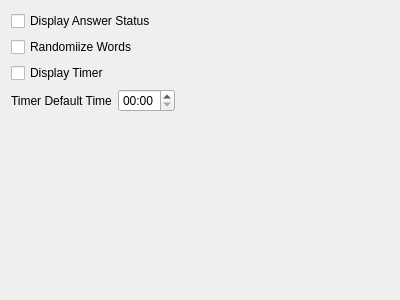
<?xml version="1.0" encoding="UTF-8"?>
<ui version="4.0">
 <class>SettingsWidgetQuiz</class>
 <widget class="QWidget" name="SettingsWidgetQuiz">
  <property name="geometry">
   <rect>
    <x>0</x>
    <y>0</y>
    <width>400</width>
    <height>300</height>
   </rect>
  </property>
  <property name="windowTitle">
   <string>Frame</string>
  </property>
  <layout class="QVBoxLayout" name="verticalLayout">
   <item>
    <layout class="QHBoxLayout" name="horizontalLayout_3">
     <item>
      <widget class="QCheckBox" name="chDisplayAnserStatus">
       <property name="text">
        <string>Display Answer Status</string>
       </property>
      </widget>
     </item>
     <item>
      <spacer name="horizontalSpacer_2">
       <property name="orientation">
        <enum>Qt::Horizontal</enum>
       </property>
       <property name="sizeHint" stdset="0">
        <size>
         <width>40</width>
         <height>20</height>
        </size>
       </property>
      </spacer>
     </item>
    </layout>
   </item>
   <item>
    <layout class="QHBoxLayout" name="horizontalLayout_4">
     <item>
      <widget class="QCheckBox" name="chRandomiizeWords">
       <property name="text">
        <string>Randomiize Words</string>
       </property>
      </widget>
     </item>
     <item>
      <spacer name="horizontalSpacer_4">
       <property name="orientation">
        <enum>Qt::Horizontal</enum>
       </property>
       <property name="sizeHint" stdset="0">
        <size>
         <width>40</width>
         <height>20</height>
        </size>
       </property>
      </spacer>
     </item>
    </layout>
   </item>
   <item>
    <layout class="QHBoxLayout" name="horizontalLayout">
     <item>
      <widget class="QCheckBox" name="chDisplayTimer">
       <property name="text">
        <string>Display Timer</string>
       </property>
      </widget>
     </item>
     <item>
      <spacer name="horizontalSpacer">
       <property name="orientation">
        <enum>Qt::Horizontal</enum>
       </property>
       <property name="sizeHint" stdset="0">
        <size>
         <width>40</width>
         <height>20</height>
        </size>
       </property>
      </spacer>
     </item>
    </layout>
   </item>
   <item>
    <layout class="QHBoxLayout" name="horizontalLayout_2">
     <item>
      <widget class="QLabel" name="label">
       <property name="text">
        <string>Timer Default Time</string>
       </property>
      </widget>
     </item>
     <item>
      <widget class="QTimeEdit" name="teTimerDefaultTime">
       <property name="displayFormat">
        <string>HH:mm</string>
       </property>
       <property name="time">
        <time>
         <hour>0</hour>
         <minute>0</minute>
         <second>0</second>
        </time>
       </property>
      </widget>
     </item>
     <item>
      <spacer name="horizontalSpacer_3">
       <property name="orientation">
        <enum>Qt::Horizontal</enum>
       </property>
       <property name="sizeHint" stdset="0">
        <size>
         <width>40</width>
         <height>20</height>
        </size>
       </property>
      </spacer>
     </item>
    </layout>
   </item>
   <item>
    <spacer name="verticalSpacer">
     <property name="orientation">
      <enum>Qt::Vertical</enum>
     </property>
     <property name="sizeHint" stdset="0">
      <size>
       <width>17</width>
       <height>155</height>
      </size>
     </property>
    </spacer>
   </item>
  </layout>
 </widget>
 <resources/>
 <connections/>
</ui>
